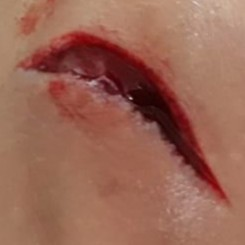
#> input picture cut1.jpg, 245 x 245 px
$ jupyter execute For-Marcus.ipynb
#> lines starting #> are read from the running program, lines starting #| are printed output that depends on the picture; after the words box and inside, x2 and y2 are one past the last pixel; in counts of white or black regions, pixels touching at a corner belong together
[cell 1]
import numpy as np
from PIL import Image, ImageOps
import matplotlib.pyplot as plt

def plot_five_images(img1: np.array, img2: np.array, img3: np.array, img4: np.array, img5: np.array):
    _, ax = plt.subplots(1, 5, figsize=(30, 6))  #4 subplots
    ax[0].imshow(img1, cmap='gray', vmin=0, vmax=255) #original colour range
    ax[1].imshow(img2, cmap='gray', vmin=0, vmax=255)
    ax[2].imshow(img3, cmap='gray', vmin=0, vmax=1)
    ax[3].imshow(img4, cmap='gray', vmin=0, vmax=1)
    ax[4].imshow(img5, cmap='gray', vmin=0, vmax=1)
    plt.show()

img_raw = Image.open('cut1.jpg')
#> img_raw is the input picture: PIL image 245x245 RGB; mean R, G, B 153.5, 101.8, 84.6
img_grayscale = ImageOps.grayscale(img_raw)
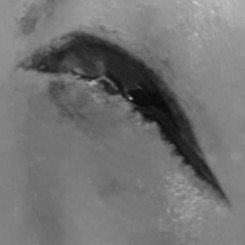
#> img_grayscale: PIL image 245x245 L; min 9, max 207, mean 115.4
img_grayscale = img_grayscale.resize(size=(50, 50))
#> img_grayscale: PIL image 50x50 L

def black_and_white(img: np.array) -> np.array:
    min=np.min(img)
#> min = 13
    max=np.max(img)
#> max = 180
    y_len, x_len = img.shape #x_len: no. of columns; y_len: no. of rows
#> y_len = 50; x_len = 50

    # 2D array of zeros
    new_img = np.zeros(shape=(y_len, x_len))

    # Iterate over the rows
    for y in range(y_len):
        # Iterate over the columns
        for x in range(x_len):
            # img[y, x] = individual pixel value
            if img[y,x] <= (min+max)*0.5*(5/6):
                new_img[y,x] = 0
                #print(f'{y,x}')
            else:
                new_img[y,x] = 1
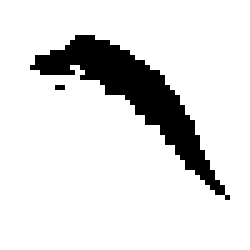
#> new_img: shape (50, 50) float64 (shown 5 times larger); values 0 (black) and 1 (white), 87.4% white; 2 black regions (1 under 20 px), largest, box (x1, y1, x2, y2) and area: (6, 7, 46, 40) 312

    return new_img

def clean_isolated_pixels(img: np.array) -> np.array:
    # Ensure we work with a binary image (0/1)
    #img = (img > 0).astype(np.uint8)
    #print(img[7,18])
    y_len, x_len = img.shape
#> y_len = 50; x_len = 50
    cleaned_img = img.copy()
    #print(cleaned_img[7,18])
    for y in range(1, y_len-1):
        for x in range(1, x_len-1):
            neighborhood = img[y-1:y+2, x-1:x+2] #excludes stop index
            neighbor_count = np.sum(neighborhood) - img[y, x]
            if img[y, x] == 1 and neighbor_count <= 2:
                # Pixel is ON, but too few ON neighbors -> likely isolated
                cleaned_img[y, x] = 0
            elif img[y, x] == 0 and neighbor_count >= 6:
                # Pixel is OFF, but surrounded by ON pixels -> likely noise hole
                cleaned_img[y, x] = 1
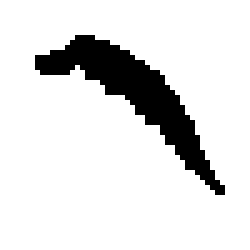
#> cleaned_img: shape (50, 50) float64 (shown 5 times larger); values 0 (black) and 1 (white), 87.6% white; 1 black region, box (x1, y1, x2, y2) and area: (7, 7, 45, 39) 309

    return cleaned_img

def keep_largest_zero_patch(img):
    """
    Given a 2D array of 1s and 0s, find all patches of 0s (connected components),
    identify the largest patch, and set all smaller patches to 1.

    Args:
        grid: 2D list of 1s and 0s

    Returns:
        Modified grid with only the largest zero patch remaining
    """
    cleaned_img_v2 = img.copy()
    rows, cols = img.shape
#> rows = 50; cols = 50
    visited = [[False] * cols for _ in range(rows)]
    patches = []  # List of (area, cells_list)

    def flood_fill(start_r, start_c):
        """Iterative BFS/DFS to find all cells in a connected patch of zeros"""
        stack = [(start_r, start_c)]
        cells = []

        while stack:
            r, c = stack.pop()

            # Skip if out of bounds, already visited, or not a zero
            if (r < 0 or r >= rows or c < 0 or c >= cols or
                visited[r][c] or img[r][c] == 1):
                continue

            visited[r][c] = True
            cells.append((r, c))

            # Add all 4 neighbors to stack
            stack.append((r + 1, c))
            stack.append((r - 1, c))
            stack.append((r, c + 1))
            stack.append((r, c - 1))

        return cells

    # Find all patches of zeros
    for y in range(rows):
        for x in range(cols):
            if img[y][x] == 0 and not visited[y][x]:
                patch_of_zero = flood_fill(y, x)
                patches.append((len(patch_of_zero), patch_of_zero)) #(size of patch, all cells in patch)

    # If no patches found, return original grid
    if not patches:
        return cleaned_img_v2

    # Find the largest patch
    largest_patch = max(patches, key=lambda x: x[0])
    largest_cells = largest_patch[1]

    # Change all zeros not in the largest patch to 1
    for i in range(rows):
        for j in range(cols):
            if img[i][j] == 0 and (i, j) not in largest_cells:
                cleaned_img_v2[i][j] = 1

    return cleaned_img_v2

img_btw = black_and_white(np.array(img_grayscale))
img_cleaned = clean_isolated_pixels(img_btw)
img_final = keep_largest_zero_patch(img_cleaned)

plot_five_images(
    img1=img_raw,
    img2=img_grayscale,
    img3=img_btw,
    img4=img_cleaned,
    img5=img_final
)
#> in plot_five_images, `plt.show()`:
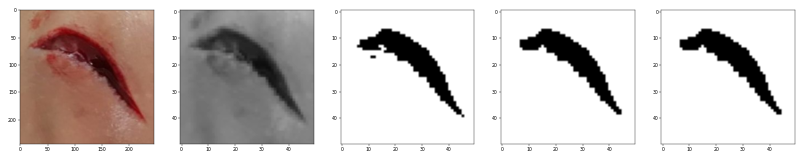
#> figure drawn by matplotlib, 5 panels

[cell 2]
import numpy as np
import matplotlib.pyplot as plt

# Parameters
A = 1.0      # Contact inhibition constant
X = 50.0      # Total simulation length (x-axis)
Y = 50.0      # Total simulation lenght (y-axis)
T = 1.0      # Total simulation duration
nx = 50      # Number of spatial points (x-axis)
ny = 50      # Number of spatial points (y-axis)
nt = 1000    # Number of time steps

dx = X / (nx - 1)
dy = Y / (ny - 1)
dt = T / nt

# Spatial and temporal grids
x = np.linspace(0, X, nx)
y = np.linspace(0, Y, ny)
t = np.linspace(0, T, nt)

# Initialise solution array
u = np.zeros((nt, nx, ny))

# Initial condition
#u[0, :, :] = np.array([[max(abs(2*x/X-1), abs(2*y/Y-1)) for x in x] for y in y])
u[0, :, :] = img_final

# Boundary conditions (fixed at one)
u[:, 0, :] = 1
u[:, -1, :] = 1
u[:, :, 0] = 1
u[:, :, -1] = 1

# Time integration using Explicit Euler
for n in range(nt - 1):
    for i in range(1, nx - 1):
        for j in range(1, ny - 1):
            du_dx = (u[n, i+1, j] - u[n, i, j]) / dx
            du_dy = (u[n, i, j+1] - u[n, i, j]) / dy
            # Finite difference approximation of the second spatial derivative
            d2u_dx2 = (u[n, i+1, j] - 2 * u[n, i, j] + u[n, i-1, j]) / dx**2
            d2u_dy2 = (u[n, i, j+1] - 2 * u[n, i, j] + u[n, i, j-1]) / dy**2
            # Explicit Euler update
            u[n+1, i, j] = u[n, i, j] + (
                -A*(A+u[n, i, j])**(-2)*(du_dx)**2 + A/(A+u[n, i, j])*d2u_dx2 +
                -A*(A+u[n, i, j])**(-2)*(du_dy)**2 + A/(A+u[n, i, j])*d2u_dy2 +
                u[n, i, j]*(1-u[n, i, j]))*dt

print(u)

[cell 3]
import numpy as np
import matplotlib.pyplot as plt
from matplotlib.animation import FuncAnimation

# Initialize figure and heatmap
fig, ax = plt.subplots()
heatmap = ax.imshow(u[0], cmap='inferno', interpolation='nearest', animated=True)
fig.colorbar(heatmap)

# Update function for animation
def update(frame):
    heatmap.set_array(u[frame])
    ax.set_title(f"Frame {frame+1}/{u.shape[0]}")
    return [heatmap]

# Create the animation
ani = FuncAnimation(
    fig, update, frames=u.shape[0], interval=10, blit=True
)

plt.show()
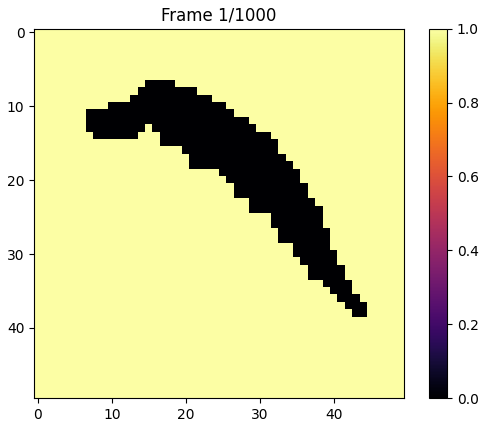
#> figure drawn by matplotlib, 2 panels
ani.save('animation.gif1', writer='pillow')
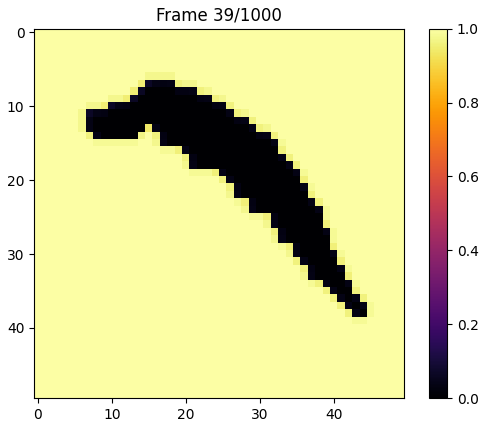
#> figure drawn by matplotlib, 2 panels
